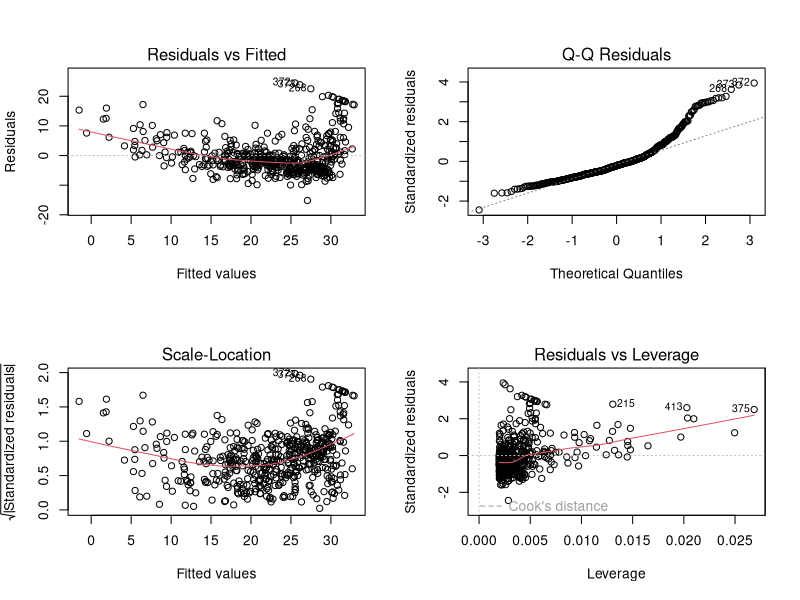
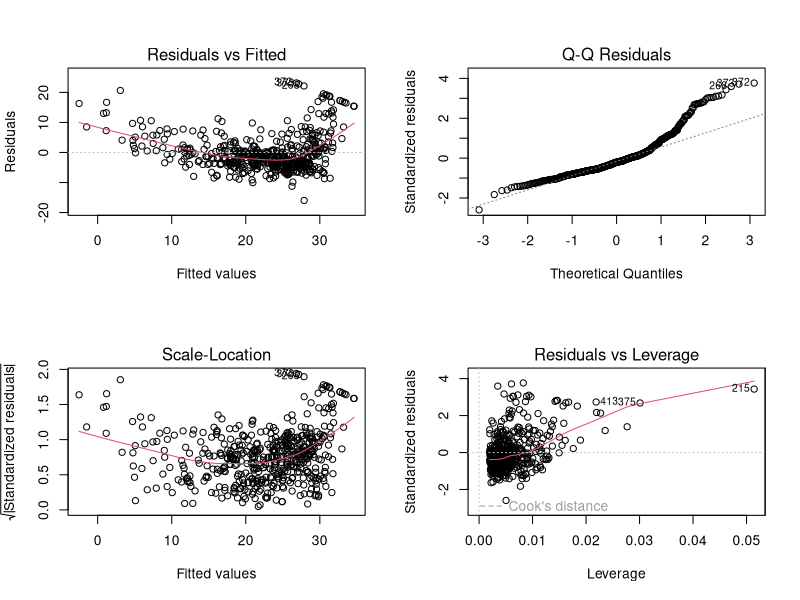
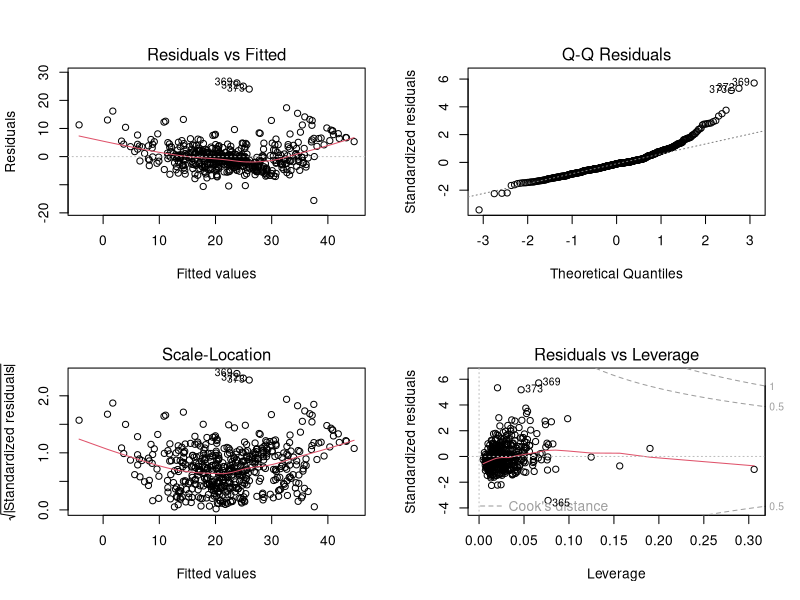
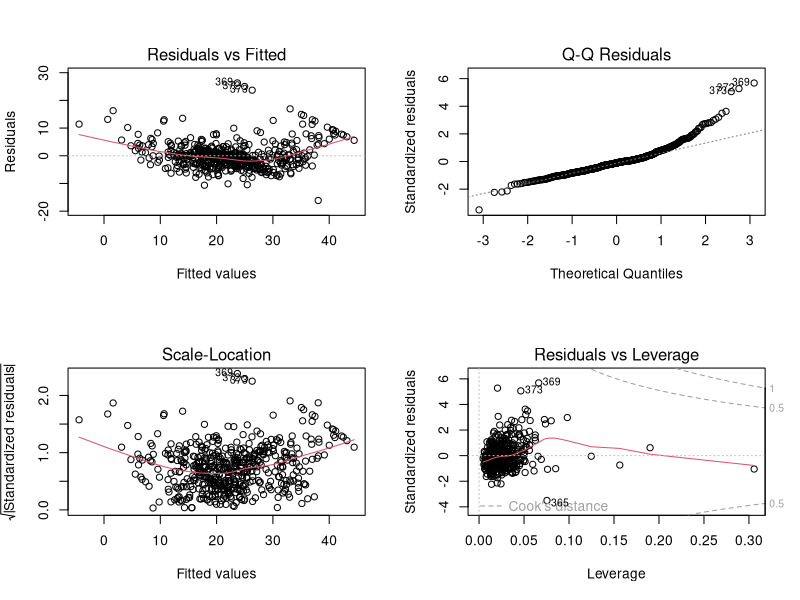
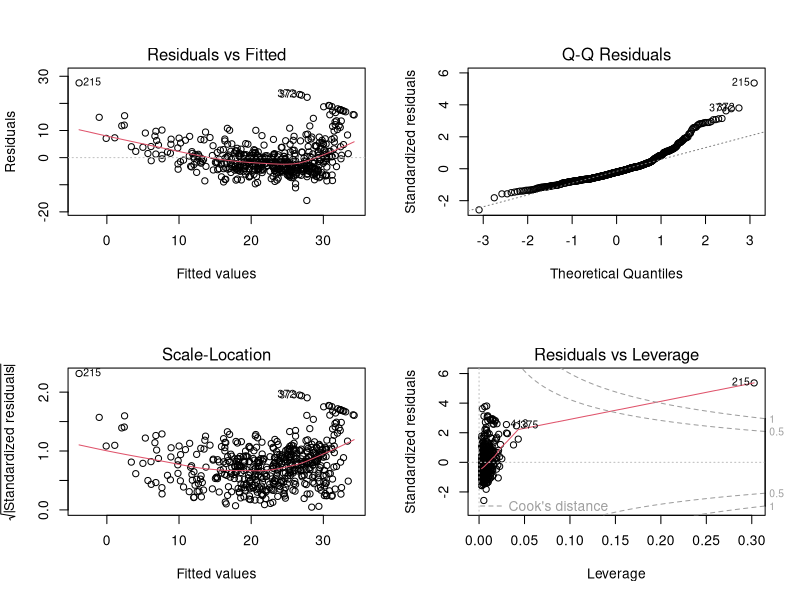
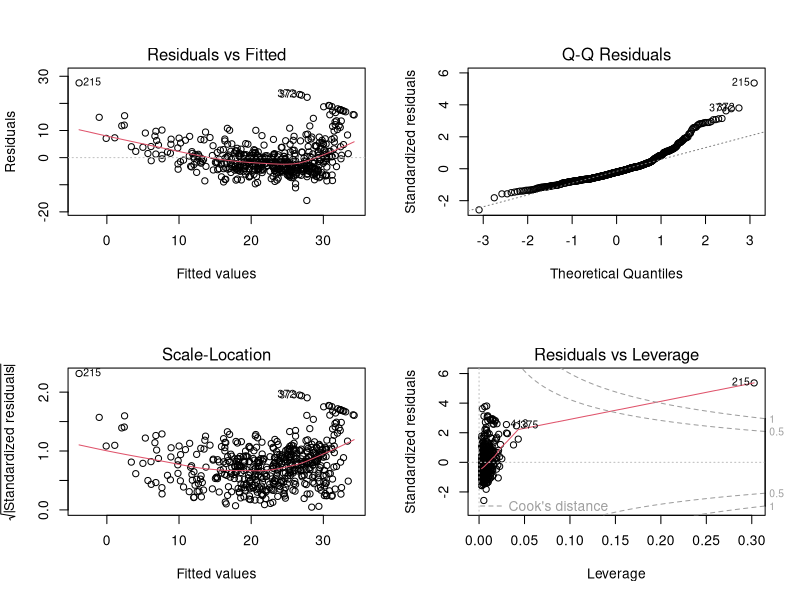
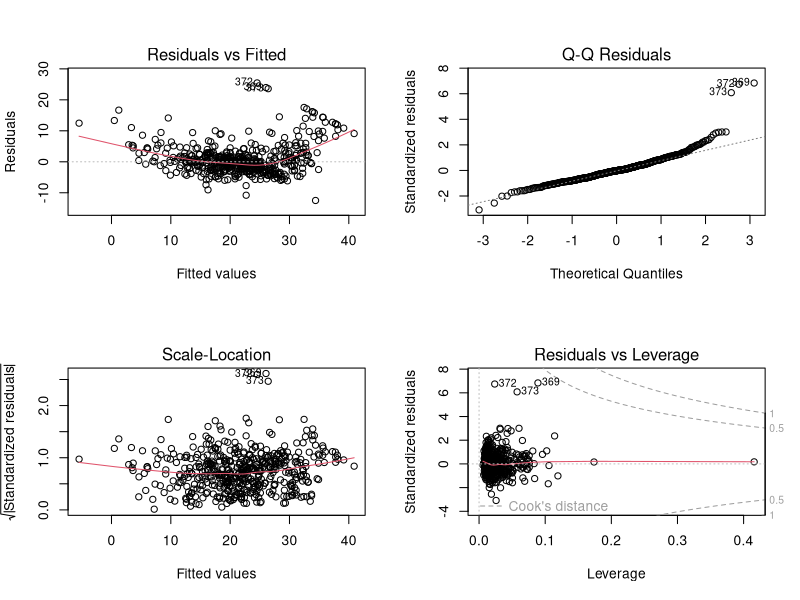

Recreate these plots in R, in order.
## ---- chunk 1
library(MASS)
## ---- chunk 2
lm.fit <- lm(medv~lstat, data=Boston)
anova(lm.fit)
summary(lm.fit)
## ---- chunk 3
par(mfrow=c(2,2))
plot(lm.fit)
par(mfrow=c(1,1))
## ---- chunk 4
# error berdistribusi normal 
# (data tidak berdistribusi normal)
shapiro.test(residuals(lm.fit))
## ---- chunk 5
# varians bersifat konstan 
# (varians tidak konstan)
library(lmtest)
bptest(lm.fit)
## ---- chunk 6
# error bersifat independen
# (error tidak bersifat independen)
dwtest(lm.fit, alternative = "two.sided")
## ---- chunk 7
# deteksi outlier (stdres > 2)
sres <- rstandard(lm.fit)
sres[which(abs(sres)>2)] # nomor observasi outlier
## ---- chunk 8
# influential observation
# observasi > percentil 50
# tidak ada observasi dengan jarak cook yang extrim
cooksD <- cooks.distance(lm.fit)
p50 <- qf(0.5, df1=2, df2=560-2)
any(cooksD>p50)
## ---- chunk 9
library(car)
# Model pertama
lm.fit1 <- lm(medv ~ lstat+age, data=Boston)
anova(lm.fit1)
summary(lm.fit1)
vif(lm.fit1)
## ---- chunk 10
par(mfrow=c(2,2))
plot(lm.fit1)
par(mfrow=c(1,1))
## ---- chunk 11
# Model 2
lm.fit2 <- lm(medv~., data=Boston)
anova(lm.fit2)
summary(lm.fit2)
vif(lm.fit2)
## ---- chunk 12
par(mfrow=c(2,2))
plot(lm.fit2)
par(mfrow=c(1,1))
## ---- chunk 13
# Model 3 (cara 1)
lm.fit3 <- lm(medv~.-tax, data=Boston)

# Model 3 (cara 2)
lm.fit3 <- update(lm.fit2, ~.-tax)

anova(lm.fit3)
summary(lm.fit3)
vif(lm.fit3)
## ---- chunk 14
par(mfrow=c(2,2))
plot(lm.fit3)
par(mfrow=c(1,1))
## ---- chunk 15
# cara 1
lm.inter <- lm(medv~lstat+age+lstat:age, data=Boston)
anova(lm.inter)
summary(lm.inter)
## ---- chunk 16
# Cara 2
lm.inter <- lm(medv~lstat*age, data=Boston)
anova(lm.inter)
summary(lm.inter)
## ---- chunk 17
par(mfrow=c(2,2))
plot(lm.inter)
par(mfrow=c(1,1))
## ---- chunk 18
lm.trans <- lm(medv~lstat+I(lstat^2), data=Boston)
anova(lm.trans)
summary(lm.trans)
## ---- chunk 19
lm.trans <- lm(medv~poly(lstat,2), data=Boston)
anova(lm.trans)
summary(lm.trans)
## ---- chunk 20
par(mfrow=c(2,2))
plot(lm.inter)
par(mfrow=c(1,1))
## ---- chunk 21
summary(lm(medv~log(lstat), data=Boston))
summary(lm(medv~exp(lstat), data=Boston))
## ---- chunk 22
# langkah 1
fit <- lm(medv~., data=Boston)

# langkah 2
abse <- abs(resid(fit))
yhat <- fitted(fit)

# langkah 3
efit <- lm(abse~poly(yhat,2))
shat <- fitted(efit)

# langkah 4
fitw <- lm(medv~., data = Boston, weights = 1/(shat^2))
anova(fitw)
summary(fitw)
## ---- chunk 23
par(mfrow=c(2,2))
plot(fitw)
par(mfrow=c(1,1))
